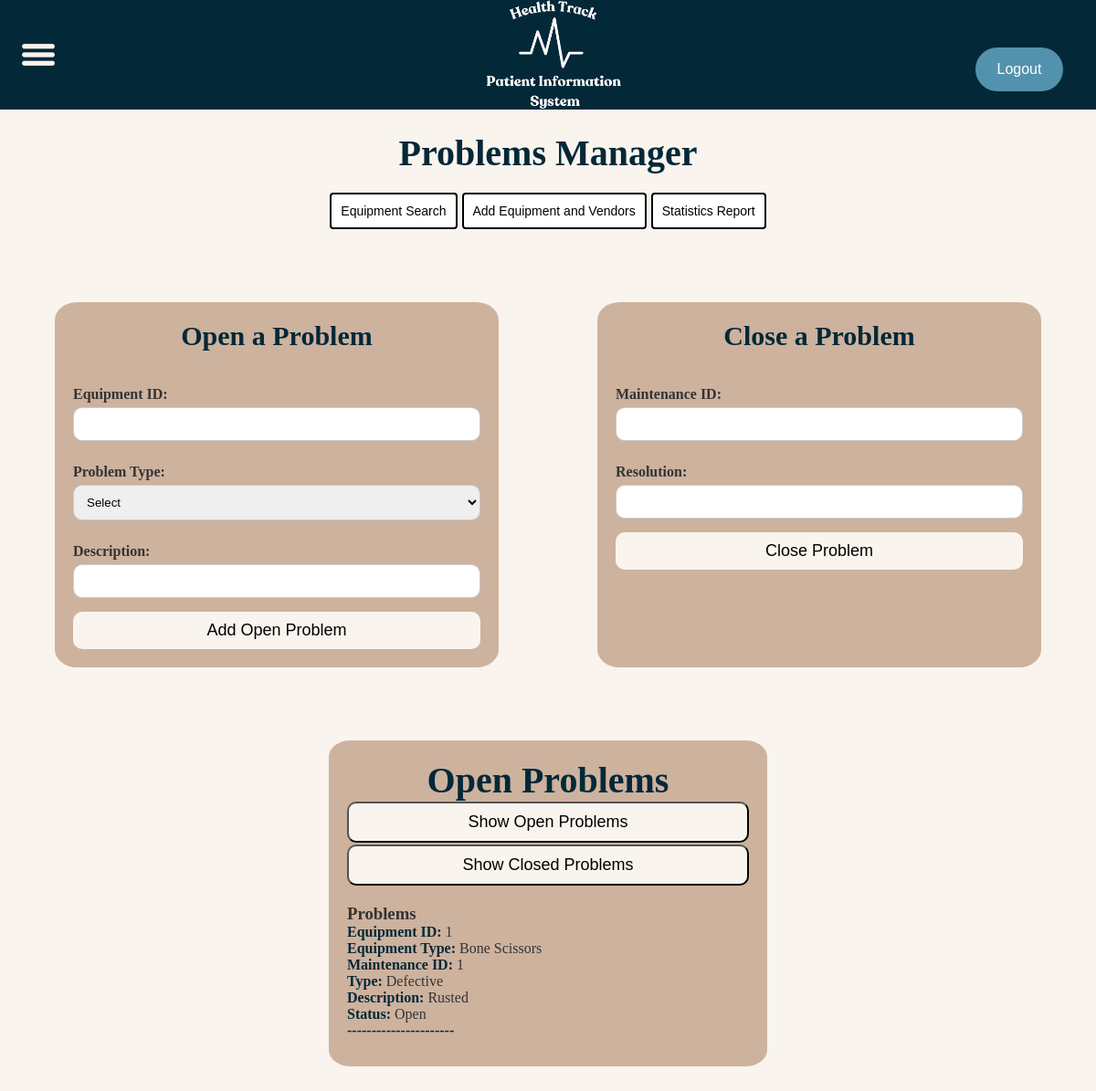
The page /equipment/problems/ on the database its author committed.
### equipment/models.py (models this page shows)
class Maintenance(models.Model):
    maintenanceid = models.AutoField(primary_key=True, db_column='MaintenanceID')
    equipmentid = models.ForeignKey(Equipment, models.DO_NOTHING, db_column='EquipmentID')
    type = models.CharField(db_column='Type', max_length=45)
    description = models.CharField(db_column='Description', max_length=120, blank=True, null=True)
    status = models.CharField(db_column='Status', max_length=45)
    resolution = models.CharField(db_column='Resolution', max_length=120, blank=True, null=True)
    created_at = models.DateTimeField(default=now, db_column='CreatedAt')
    closed_at = models.DateTimeField(null=True, blank=True, db_column='ClosedAt')  # New field for closure time
    class Meta:
        db_table = 'maintenance_two'
        unique_together = (('maintenanceid', 'equipmentid'),)

class Equipment(models.Model):
    equipmentid =  models.AutoField(primary_key=True, db_column='EquipmentID')
    type = models.CharField(db_column='Type', max_length=45)  # Field name made lowercase.
    lease_terms = models.CharField(
        db_column='Lease Terms',
        max_length=45,
        blank=True,
        null=True
    )  # Field name made lowercase. Field renamed to remove unsuitable characters.
    description = models.CharField(
        db_column='Description',
        max_length=120,
        blank=True,
        null=True
    )  # Field name made lowercase.
    departmentleased = models.CharField(
        db_column='DepartmentLeased',
        max_length=45,
        blank=True,
        null=True
    )  # Field name made lowercase.
    owned_lease = models.CharField(
        db_column='Owned/Lease',
        max_length=1
    )  # Field name made lowercase. Field renamed to remove unsuitable characters.
    purchasedate = models.DateField(db_column='PurchaseDate', blank=True, null=True)  # Field name made lowercase.
    warenty_info = models.CharField(
        db_column='Warenty Info',
        max_length=120,
        blank=True,
        null=True
    )  # Field name made lowercase. Field renamed to remove unsuitable characters.
    lease_start = models.DateField(db_column='LeaseStart', blank=True, null=True)  # New field for lease start date.
    lease_end = models.DateField(db_column='LeaseEnd', blank=True, null=True)  # New field for lease end date.
    vendor = models.ForeignKey(Vendor, on_delete=models.SET_NULL, null=True, blank=True, db_column='VendorID')
    class Meta:
        db_table = 'equipment_two'

### equipment/views.py (the view, shortened to what this page needs)
# urls.py: path('equipment/problems/', ProblemsView.as_view(),name='problems_page'),
class ProblemsView(View):
    def get(self, request):
        status = request.GET.get('status', 'Open')
        problems = Maintenance.objects.filter(status=status)
        return render(request, 'problems_page.html', {
            'problems': problems,
            'current_status': status,
        })

### equipment/templates/problems_page.html (shortened to what this page needs)
{% extends "baseTemplate.html" %}
{% load static %}
{% block page_css %}
    <link rel="stylesheet" href="{% static 'css/problems.css' %}">
{% endblock %}
{% block content %}
<h1 class="manage-title">Problems Manager</h1>
<div class="redirect-container">
    <a href="{% url 'equipment' %}">
        <button class="redirect-button">Equipment Search</button>
    </a>
    <a href="{% url 'manage_page' %}">
        <button class="redirect-button">Add Equipment and Vendors</button>
    </a>
    <a href="{% url 'statistics' %}">
        <button class="redirect-button">Statistics Report</button>
    </a>
</div>
<div class="forms-container">
    <div class="form-container">
        <h3 class="form-title">Open a Problem</h3>
        <form method="POST" action="{% url 'problems_page' %}">
            <label for="equipmentid">Equipment ID:</label>
            <input type="number" name="equipmentid" id="equipmentid" required>
            <label for="type">Problem Type:</label>
            <select name="problemtype" id="problemtype" required>
                <option value="">Select</option>
            </select>
            <label for="description">Description:</label>
            <input type="text" name="description" id="description" required>
            <button type="submit" class="form-button">Add Open Problem</button>
        </form>
    </div>
    <div class="form-container">
        <h3 class="form-title">Close a Problem</h3>
        <form method="POST" action="{% url 'close_problem' %}">
            <label for="maintenanceid">Maintenance ID:</label>
            <input type="number" name="maintenanceid" id="maintenanceid" required>
            <label for="resolution">Resolution:</label>
            <input type="text" name="resolution" id="resolution" required>
            <button type="submit" class="form-button">Close Problem</button>
        </form>
    </div>
</div>
<div class="problems-container">
    <h2 class="manage-title">Open Problems</h2>
    <form method="GET" action="{% url 'problems_page' %}">
        <div class="button-container">
            <button type="submit" name="status" value="Open" class="status-button">Show Open Problems</button>
            <button type="submit" name="status" value="Closed" class="status-button">Show Closed Problems</button>
        </div>
    </form>
    {% if problems %}
        <h3>{{ status }} Problems</h3>
        <ul class="problem-list">
            {% for problem in problems %}
                <li>
                    <strong>Equipment ID:</strong> {{ problem.equipmentid.equipmentid }} <br>
                    <strong>Equipment Type:</strong> {{ problem.equipmentid.type }} <br>
                    <strong>Maintenance ID:</strong> {{ problem.maintenanceid }} <br>
                    <strong>Type:</strong> {{ problem.type }} <br>
                    <strong>Description:</strong> {{ problem.description }} <br>
                    <strong>Status:</strong> {{ problem.status }} <br>
                    <p><strong>----------------------</strong></p>
                </li>
            {% endfor %}
        </ul>
    {% else %}
        <p>No {{ current_status|lower }} problems found.</p>
    {% endif %}
</div>
{% endblock %}

### djangoProject/static/css/template.css (style rules this page uses)
* { margin: 0; padding: 0; box-sizing: border-box; }
body { font-family: "source-serif-pro", serif; font-weight: 400; font-style: normal; background-color: #f9f4ed; color: #333; }

### equipment/static/css/problems.css (style rules this page uses)
.manage-title { color:#032838; font-size: 40px; text-align: center; }
.redirect-container { text-align: center; margin-top: 20px; display: flex; justify-content: center; gap: 5px; }
.redirect-button { font-size: 14px; background-color: white; height: auto; width: auto; padding: 10px; border: 2px solid black; border-radius: 4px; cursor: pointer; }
.problems-container { background-color: #CDB29E; min-height: 25vh; width: 40vw; box-sizing: border-box; overflow: hidden; border-radius: 5%; margin: 10vh auto; padding: 20px; }
.button-container { text-align: center; margin-bottom: 20px; }
.status-button { display: block; width: 100%; padding: 10px; font-size: 18px; border-radius: 10px; background-color: #f9f4ed; cursor: pointer; margin-bottom: 2px; }
.problem-list { list-style-type: none; padding-left: 0; }
.problem-list li { margin-bottom: 10px; }
.problem-list strong { color: #032838; }
.forms-container { display: flex; justify-content: space-between; gap: 20px; margin: 10vh auto; max-width: 90vw; }
.form-container { background-color: #CDB29E; min-height: 30vh; width: 45%; box-sizing: border-box; border-radius: 5%; padding: 20px; }
.form-title { color: #032838; font-size: 30px; text-align: center; margin-bottom: 1cm; }
.form-container label { display: block; margin: 10px 0 5px; font-weight: bold; }
.form-container input, .form-container select { width: 100%; padding: 10px; margin-bottom: 15px; border-radius: 10px; border: 1px solid #ccc; box-sizing: border-box; }
.form-button { display: block; width: 100%; padding: 10px; font-size: 18px; border-radius: 10px; background-color: #f9f4ed; cursor: pointer; border: none; }

### rows shown on the page
Maintenance: equipmentid.equipmentid "1", equipmentid.type "Bone Scissors", maintenanceid "1", type "Defective", description "Rusted", status "Open"
